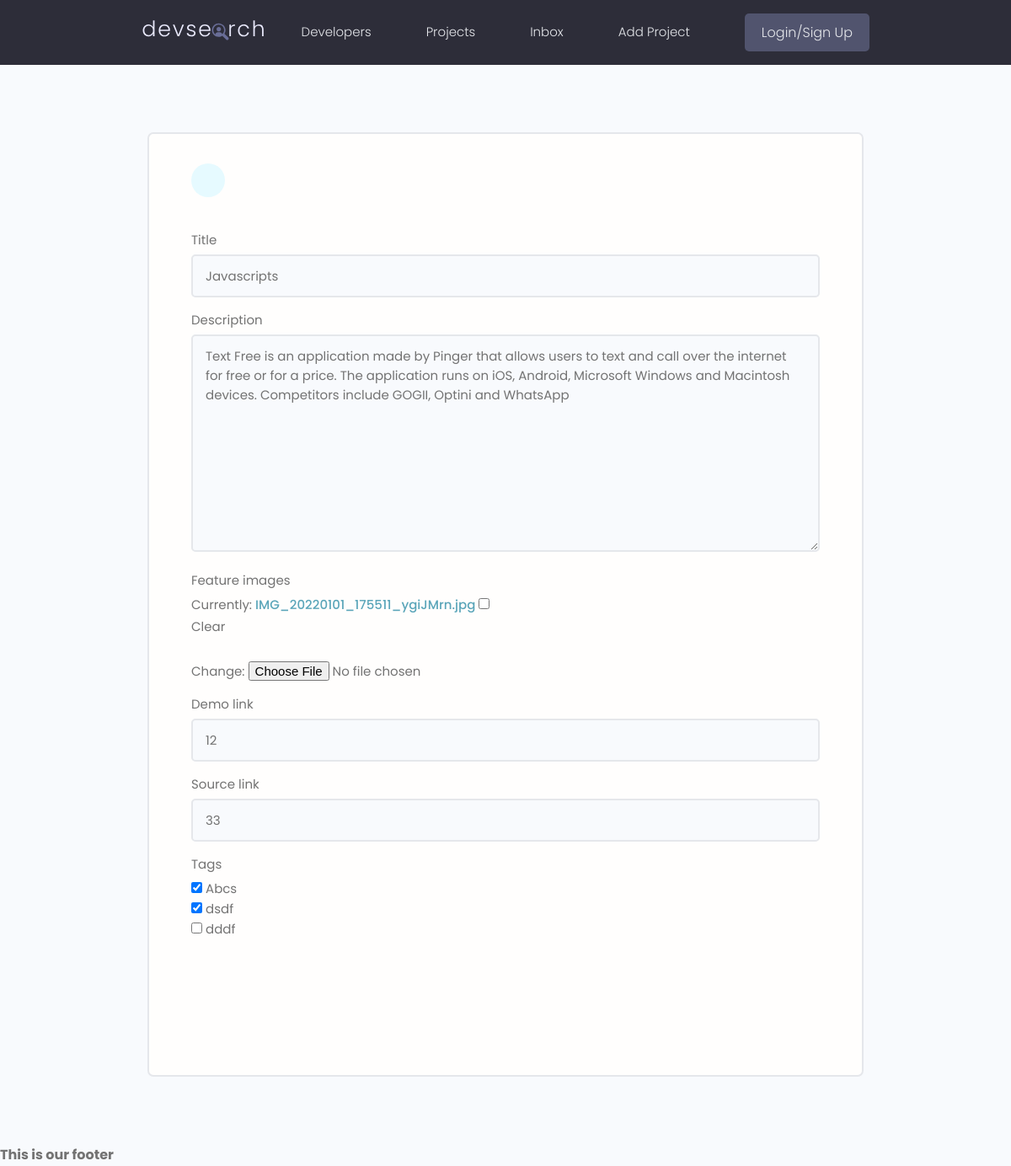
Page /update-project/152285b98bb74603b4044dd3e69a47c0/ on the earlier database version.
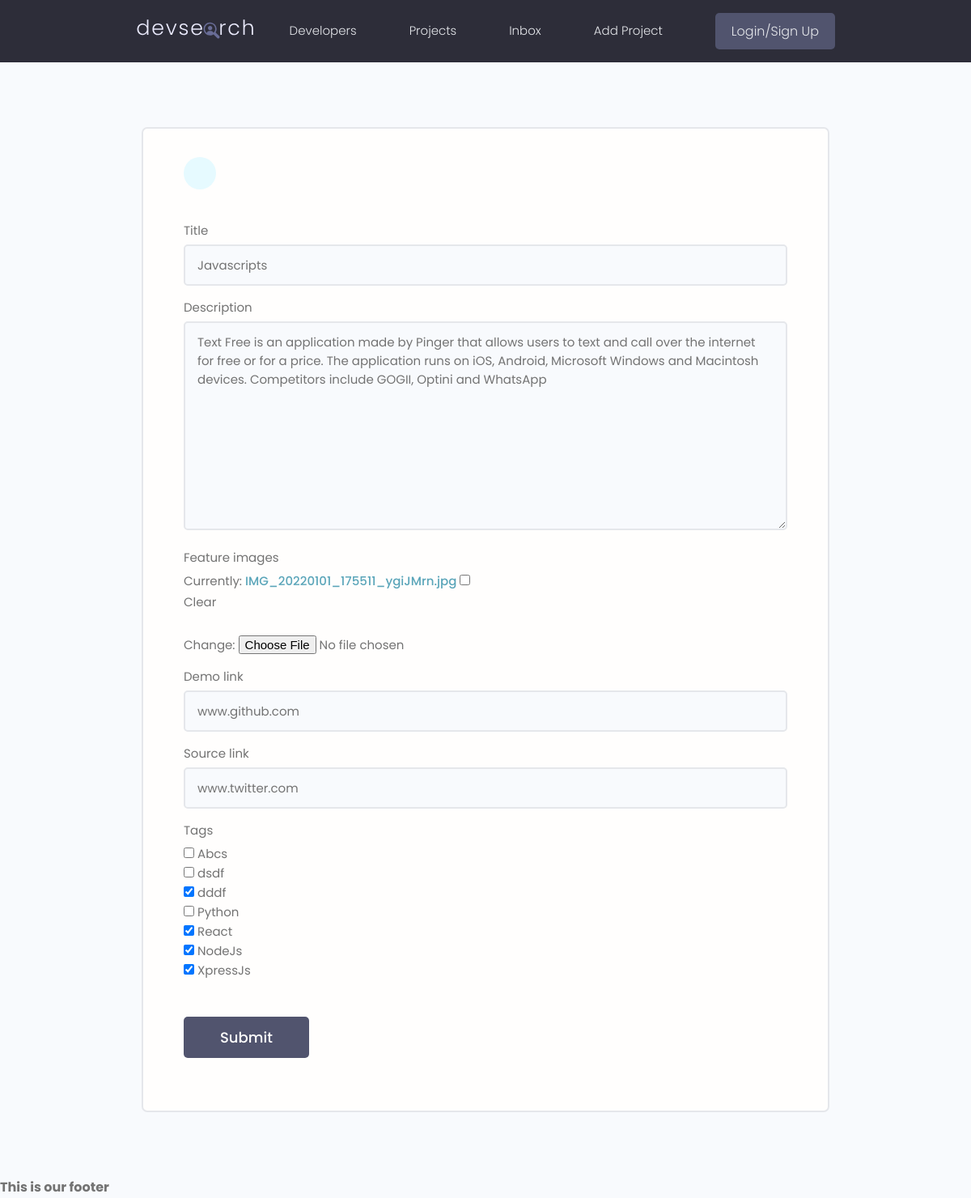
Same page on the later database version.
### projects/models.py (models this page shows, shortened)
class Project(models.Model):
    title = models.CharField(max_length=200)
    description = models.TextField(null=True, blank=True)  # blank mean form could be empty
    feature_images = models.ImageField(blank=True, null=True, default="default.jpg",)
    demo_link = models.CharField(null=True, blank=True, max_length=2000)
    source_link = models.CharField(max_length=20000, null=True, blank=True)
    tags = models.ManyToManyField('Tag', blank=True)  # str used because class bellow
    vote_total = models.IntegerField(default=0, null=True, blank=True)  # total vote on review class
    vote_ratio = models.IntegerField(default=0, null=True, blank=True)
    created = models.DateTimeField(auto_now_add=True)  # automatice created
    id = models.UUIDField(default=uuid.uuid4, unique=True, primary_key=True, editable=False)  # uuid4 encoding type

### projects/views.py (the view)
# urls.py: path('update-project/<str:pk>/', views.UpdateProject, name= 'update-project'),
def UpdateProject(request, pk):
    project = Project.objects.get(id=pk)
    form = ProjectForm(instance=project)
    if request.method == 'POST':
        form = ProjectForm(request.POST,request.FILES, instance=project)
        if form.is_valid():
            form.save()
            return redirect('projects')
    context = {'form': form}
    return render(request, 'projects/project_form.html', context)

### projects/forms.py
class ProjectForm(ModelForm):
    class Meta:
        model = Project
        fields = ['title', 'description','feature_images', 'demo_link','source_link', 'tags']
        widgets = {''
                   'tags' : forms.CheckboxSelectMultiple()
                   }
    def __init__(self, *args, **kwargs):
        super(ProjectForm, self).__init__(*args,**kwargs)
        for name, field in self.fields.items():
            field.widget.attrs.update({'class': 'input'})

### projects/models.py (called while the page is built)
    def __str__(self):
        return self.name

### projects/templates/projects/project_form.html (shortened to what this page needs)
<!DOCTYPE html>
<html lang="en">
<head>
</head>
<body>
    {%  extends 'main.html' %}
    {%  block content %}
    <main class="formPage my-xl">
        <div class="content-box">
            <div class="formWrapper">
                <a class="backButton" href="#"></a>
                <br>
                <form class="form" action="" method="POST" enctype="multipart/form-data">
                    {%  for field in form %}
                    <div class="form__field">
                        <label for="formInput#text">{{ field.label }}</label>
                        {{ field }}
                    </div>
                    {%  endfor %}
                    <input class="btn btn--sub btn--lg  my-md" type="submit" value="Submit" />
                </form>
            </div>
        </div>
    </main>
    {%  endblock %}

### templates/main.html (shortened to what this page needs)
<!DOCTYPE html>
{% load static %}
<html lang="en">
<head>
  <link rel="stylesheet" href="https://cdn.iconmonstr.com/1.3.0/css/iconmonstr-iconic-font.min.css" />
  <link rel="stylesheet" href="{% static  'uikit/styles/uikit.css' %}" />
  <link rel="stylesheet" href="{%  static 'styles/app.css' %}" />
</head>
<body>
    {%  include 'navbar.html' %}
    {%  block content %}
    {%  endblock content %}
    <p><b>This is our footer</b></p>
</body>
</html>

### templates/navbar.html (shortened to what this page needs)
{%  load static %}
  <header class="header">
    <div class="container container--narrow">
      <a href="{%  url 'projects' %}" class="header__logo">
        <img src="{% static 'images/logo.svg' %}" alt="DevSearch Logo" />
      </a>
      <nav class="header__nav">
        <ul class="header__menu">
          <li class="header__menuItem"><a href="">Developers</a></li>
          <li class="header__menuItem"><a href="{%  url 'projects' %}">Projects</a></li>
          <li class="header__menuItem"><a href="">Inbox</a></li>
          <li class="header__menuItem"><a href="{%  url 'create-project' %}">Add Project</a></li>
          <li class="header__menuItem"><a href="" class="btn btn--sub">Login/Sign Up</a></li>
        </ul>
      </nav>
    </div>
  </header>

### static/styles/app.css (style rules this page uses)
:root { --color-sub: #2d2d39; }
.btn--sub { background-color: var(--color-sub-light); }
img { width: 100%; }
.content-box { width: 95%; max-width: 85rem; margin: 0 auto; }
.header { position: sticky; z-index: 111; background-color: var(--color-sub); padding: 1.5rem 0; }
.header > .container { display: flex; justify-content: space-between; align-items: center; }
.header__logo > img { height: 3.8rem; }
.header__nav > ul { display: inline-flex; align-items: center; list-style: none; gap: 6.5rem; }
.header__menuItem > a { color: var(--color-light); font-weight: 300; }
.backButton { background: var(--color-main-light); color: var(--color-main); width: 4rem; height: 4rem; display: flex; align-items: center; justify-content: center; border-radius: 50%; }
.formPage .formWrapper { list-style: none; background: var(--color-white); padding: 3.5rem 5rem; border: 2px solid var(--color-light); border-radius: 0.7rem; }

### static/uikit/styles/modules/_variables.css (style rules this page uses)
:root { --color-main: #5aa5b9; --color-main-light: #e6faff; --color-sub: #3f4156; --color-sub-light: #51546e; --color-sub-lighter: #ededfd; --color-text: #737373; --color-gray: #8b8b8b; --color-light: #e5e7eb; --color-light-gray: #767676; --color-bg: #f8fafd; --color-white: #fffefd; --color-white-light: #f3f3f3; --color-success: #359e64; --color-success-bg: #def8e8; --color-error: #fc4b0b; --color-error-bg: #fff2ee; --font-base: 'Poppins', arial, helvetica, 'Segoe UI', roboto, ubuntu, sans-serif; --font-monospace: 'Fira Code', 'Courier New', courier, monospace; --font-regular: 300; --font-medium: 500; --font-bold: 700; --generic-shadow: 1px 1px 5px #00000010; --generic-transition: all 0.3s ease-in-out; }

### static/uikit/styles/modules/_base.css (style rules this page uses)
* { margin: 0; padding: 0; box-sizing: border-box; text-rendering: optimizeLegibility; color: inherit; font-size: inherit; }
html { font-size: 50%; }
@media only screen and (min-width: 480px) { html { font-size: 56.25%; } }
@media only screen and (min-width: 1200px) { html { font-size: 62.5%; } }
body { line-height: 1.6; font-weight: 400; font-size: 1.5rem; color: var(--color-text); background-color: var(--color-bg); min-height: 100vh; }

### static/uikit/styles/modules/_typography.css (style rules this page uses)
* { font-family: var(--font-base); }
p, span, strong { font-size: 1.6rem; color: var(--color-text); font-weight: var(--font-regular); }
a { padding-bottom: 2px; text-decoration: none; display: inline-block; color: var(--color-main); font-weight: var(--font-medium); }

### static/uikit/styles/modules/_utilities.css (style rules this page uses)
.container { width: 92%; max-width: 165rem; margin: 0 auto; box-sizing: border-box; }
.container--narrow { width: 92%; max-width: 120rem; }
@media screen and (min-width: 1000px) { .container { width: 90%; } }
@media screen and (min-width: 1000px) { .container--narrow { width: 85%; } }
@media screen and (min-width: 1200px) { .container { width: 80%; } }
@media screen and (min-width: 1200px) { .container--narrow { width: 72%; } }
.my-md { margin: 3rem auto; }
.my-xl { margin: 8rem auto; }

### static/uikit/styles/modules/_button.css (style rules this page uses)
.btn { display: inline-block; position: relative; cursor: pointer; background-color: var(--color-light); font-weight: var(--font-medium); color: var(--color-sub); text-decoration: none; padding: 1rem 2rem; border-radius: 0.5rem; border: none; width: -webkit-fit-content; width: -moz-fit-content; width: fit-content; height: -webkit-fit-content; height: -moz-fit-content; height: fit-content; font-size: 1.6rem; outline-width: 0; outline-color: transparent; -webkit-backface-visibility: hidden; backface-visibility: hidden; transition: all 0.3s ease-in-out; }
.btn--sub { background-color: var(--color-sub); color: var(--color-white); }
.btn--lg { font-size: 1.8rem; padding: 1.2rem 4.5rem; }

### static/uikit/styles/modules/_form.css (style rules this page uses)
.form { display: block; }
.form__field { margin-top: 1.5rem; margin-bottom: 1.5rem; }
.form__label, .form__field > label { display: block; margin-bottom: 0.5rem; color: var(--color-text); }
input.input[type='text'], input.input[type='email'], input.input[type='password'], input.input[type='number'], textarea.input { min-width: 24rem; width: 100%; padding: 1.2rem 1.5rem; border-radius: 0.5rem; border: 2px solid var(--color-light); transition: all 0.3s ease-in-out; background-color: var(--color-bg); }

Differences in the rows shown:
changed Project "Javascripts": demo_link "12" → "www.github.com"; source_link "33" → "www.twitter.com"
Other differences:
form field tags: "☑ ☑ ☐" → "☐ ☐ ☑ ☐ ☑ ☑ ☑"
text no longer shown: "Abcs dsdf dddf"
text now shown: "Abcs dsdf dddf Python React NodeJs XpressJs"
